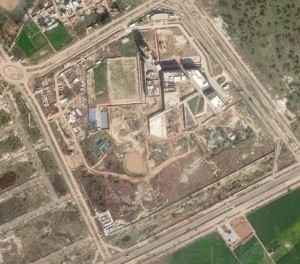
#> input picture machine-learning/Labs/Lab 3/sat_image_plaksha1.jpg, 300 x 264 px
$ python lab_3.py
#> lines starting #> are read from the running program, lines starting #| are printed output that depends on the picture
# Step 1: Import libraries
import cv2
import matplotlib.pyplot as plt
import numpy as np
from sklearn.decomposition import PCA

# Step 2: Load the given image using OpenCV
image = cv2.imread('sat_image_plaksha1.jpg')
#> image is the input picture: shape (264, 300, 3); mean B, G, R 116.6, 136.2, 148

# Step 3: Convert the image to grayscale
gray_image = cv2.cvtColor(image, cv2.COLOR_BGR2GRAY)
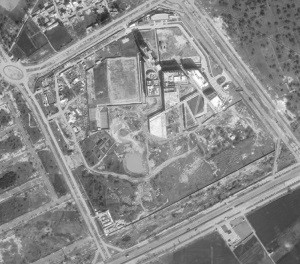
#> gray_image: shape (264, 300); min 35, max 254, mean 137.5

# Step 4: Convert the image to double for mathematical operations
gray_image = gray_image.astype(np.float64)

# Step 5: Compute the mean of each column (pixels) and subtract it from the image
mean_column = np.mean(gray_image, axis=0)
#> mean_column = 300 values, max 159.2 at index 157, min 111.7 at index 298, mean 137.5
image_mean_subtracted = gray_image - mean_column
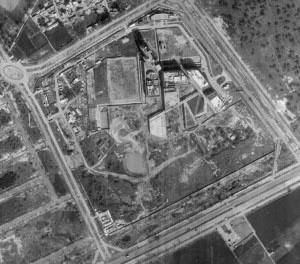
#> image_mean_subtracted: shape (264, 300) float64; min -103, max 127.4, mean 0; drawn with min black and max white

# Step 6: Compute the covariance matrix
covariance_matrix = np.cov(image_mean_subtracted.T)
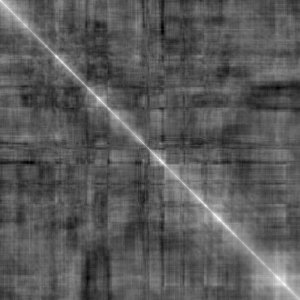
#> covariance_matrix: shape (300, 300) float64; min -715.1, max 1729.1, mean 145.8; drawn with min black and max white

# Step 7: Get eigenvalues and eigenvectors
eigenvalues, eigenvectors = np.linalg.eig(covariance_matrix)

# Step 8: Sort eigenvectors by eigenvalues
sorted_indices = np.argsort(eigenvalues)[::-1]
#> sorted_indices = 300 values, max 299 at index 277, min 0 at index 0, mean 149.5
eigenvalues = eigenvalues[sorted_indices]
eigenvectors = eigenvectors[:, sorted_indices]

# Step 9: Define the number of principal components to keep
num_components = [10, 20, 30, 40, 50, 60, 91]  # Adjust as needed

# Step 10: For each number of components, reconstruct the image
output_images = []
for n in num_components:
    selected_components = eigenvectors[:, :n]
    projected_data = np.dot(selected_components.T, image_mean_subtracted.T).T
    reconstructed_image = np.dot(selected_components, projected_data.T).T + mean_column
    output_images.append(reconstructed_image)
#> after the loop, output_images = 7 items

# Step 11: Display the results
plt.figure(figsize=(15, 10))
plt.suptitle("Dimensionality Reduction using PCA")

for i, n in enumerate(num_components):
    plt.subplot(2, 4, i + 1)
#> (the run stopped early here; a loop or call above may not have finished)
